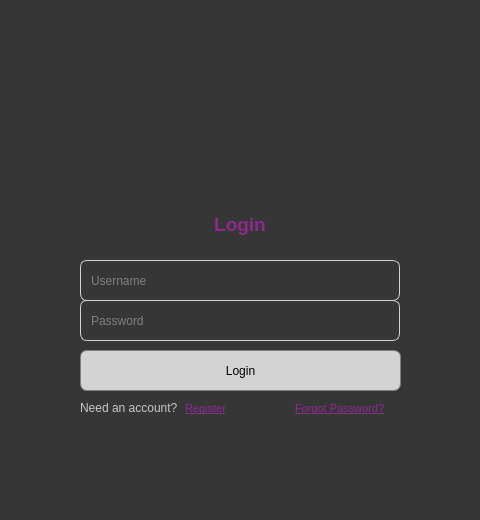
<?xml version="1.0" encoding="UTF-8"?>
<ui version="4.0">
 <class>Dialog</class>
 <widget class="QDialog" name="Dialog">
  <property name="geometry">
   <rect>
    <x>0</x>
    <y>0</y>
    <width>480</width>
    <height>520</height>
   </rect>
  </property>
  <property name="windowTitle">
   <string>Dialog</string>
  </property>
  <property name="styleSheet">
   <string notr="true">background-color: rgb(54, 54, 54);</string>
  </property>
  <widget class="QLabel" name="label">
   <property name="geometry">
    <rect>
     <x>40</x>
     <y>100</y>
     <width>400</width>
     <height>100</height>
    </rect>
   </property>
   <property name="text">
    <string/>
   </property>
   <property name="pixmap">
    <pixmap>lgo.png</pixmap>
   </property>
  </widget>
  <widget class="QLineEdit" name="Username">
   <property name="geometry">
    <rect>
     <x>80</x>
     <y>260</y>
     <width>320</width>
     <height>41</height>
    </rect>
   </property>
   <property name="styleSheet">
    <string notr="true">QLineEdit {
    border: 1px solid lightgray;
	color: rgb(200, 200, 200);
    border-top-left-radius: 7px;
    border-bottom-left-radius: 7px;
	border-top-right-radius: 7px;
    border-bottom-right-radius: 7px;
    /* Other corners will be sharp by default or implicitly 0 if not set */
	padding: 8px; /* Adds 5 pixels of padding on all sides */
}</string>
   </property>
   <property name="placeholderText">
    <string>Username</string>
   </property>
  </widget>
  <widget class="QLineEdit" name="Password">
   <property name="geometry">
    <rect>
     <x>80</x>
     <y>300</y>
     <width>320</width>
     <height>41</height>
    </rect>
   </property>
   <property name="styleSheet">
    <string notr="true">QLineEdit {
    border: 1px solid lightgray;
	color: rgb(200, 200, 200);
    border-top-left-radius: 7px;
    border-bottom-left-radius: 7px;
	border-top-right-radius: 7px;
    border-bottom-right-radius: 7px;
    /* Other corners will be sharp by default or implicitly 0 if not set */
	padding: 8px; /* Adds 5 pixels of padding on all sides */
}</string>
   </property>
   <property name="placeholderText">
    <string>Password</string>
   </property>
  </widget>
  <widget class="QPushButton" name="Login">
   <property name="geometry">
    <rect>
     <x>80</x>
     <y>350</y>
     <width>321</width>
     <height>41</height>
    </rect>
   </property>
   <property name="styleSheet">
    <string notr="true">QPushButton {
    background-color: lightgray; /* Apply background color to the button */
    border: 1px solid gray;      /* Always good to define a border when using border-radius */
    border-top-left-radius: 7px;
    border-bottom-left-radius: 7px;
    border-top-right-radius: 7px;
    border-bottom-right-radius: 7px;
}

QPushButton#Login:hover {
    color: #0056b3;              /* Darker blue on hover */
    text-decoration: underline;  /* Ensure underline stays on hover */
}</string>
   </property>
   <property name="text">
    <string>Login</string>
   </property>
   <property name="default">
    <bool>true</bool>
   </property>
  </widget>
  <widget class="QPushButton" name="registerButton">
   <property name="geometry">
    <rect>
     <x>185</x>
     <y>400</y>
     <width>51</width>
     <height>16</height>
    </rect>
   </property>
   <property name="styleSheet">
    <string notr="true">QPushButton#registerButton {
    background-color: transparent; /* Keep this */
    border: none;                /* Keep this */
    color: rgb(140, 42, 145);
    text-decoration: underline;
    font-size: 8pt;
    text-align: left;
    /* This next line is often the magic bullet for stubborn backgrounds */
    qproperty-flat: true; /* This explicitly sets the flat property via stylesheet */
}

QPushButton#registerButton:hover {
    color: #0056b3;
    text-decoration: underline;
}</string>
   </property>
   <property name="text">
    <string>Register</string>
   </property>
  </widget>
  <widget class="QPushButton" name="forgotPasswordButton">
   <property name="geometry">
    <rect>
     <x>295</x>
     <y>400</y>
     <width>104</width>
     <height>16</height>
    </rect>
   </property>
   <property name="styleSheet">
    <string notr="true">QPushButton#forgotPasswordButton {
    background-color: transparent; /* Keep this */
    border: none;                /* Keep this */
    color: rgb(140, 42, 145);
    text-decoration: underline;
    font-size: 8pt;
    text-align: left;
    /* This next line is often the magic bullet for stubborn backgrounds */
    qproperty-flat: true; /* This explicitly sets the flat property via stylesheet */
}

QPushButton#forgotPasswordButton:hover {
    color: #0056b3;
    text-decoration: underline;
}</string>
   </property>
   <property name="text">
    <string>Forgot Password?</string>
   </property>
  </widget>
  <widget class="QLabel" name="label_2">
   <property name="geometry">
    <rect>
     <x>80</x>
     <y>400</y>
     <width>100</width>
     <height>16</height>
    </rect>
   </property>
   <property name="styleSheet">
    <string notr="true">color: rgb(200, 200, 200);</string>
   </property>
   <property name="text">
    <string>Need an account?</string>
   </property>
  </widget>
  <widget class="QLabel" name="label_4">
   <property name="geometry">
    <rect>
     <x>190</x>
     <y>210</y>
     <width>100</width>
     <height>30</height>
    </rect>
   </property>
   <property name="text">
    <string>&lt;html&gt;&lt;head/&gt;&lt;body&gt;&lt;p align=&quot;center&quot;&gt;&lt;span style=&quot; font-size:14pt; font-weight:600; color:#8f298d;&quot;&gt;Login&lt;/span&gt;&lt;/p&gt;&lt;/body&gt;&lt;/html&gt;</string>
   </property>
  </widget>
  <widget class="QLabel" name="ErrorLogin">
   <property name="geometry">
    <rect>
     <x>80</x>
     <y>420</y>
     <width>175</width>
     <height>17</height>
    </rect>
   </property>
   <property name="styleSheet">
    <string notr="true">color: rgb(255, 0, 4);
 font-size: 8pt;</string>
   </property>
   <property name="text">
    <string>&lt;html&gt;&lt;head/&gt;&lt;body&gt;&lt;p&gt;&lt;br/&gt;&lt;/p&gt;&lt;/body&gt;&lt;/html&gt;</string>
   </property>
  </widget>
 </widget>
 <resources/>
 <connections/>
</ui>
